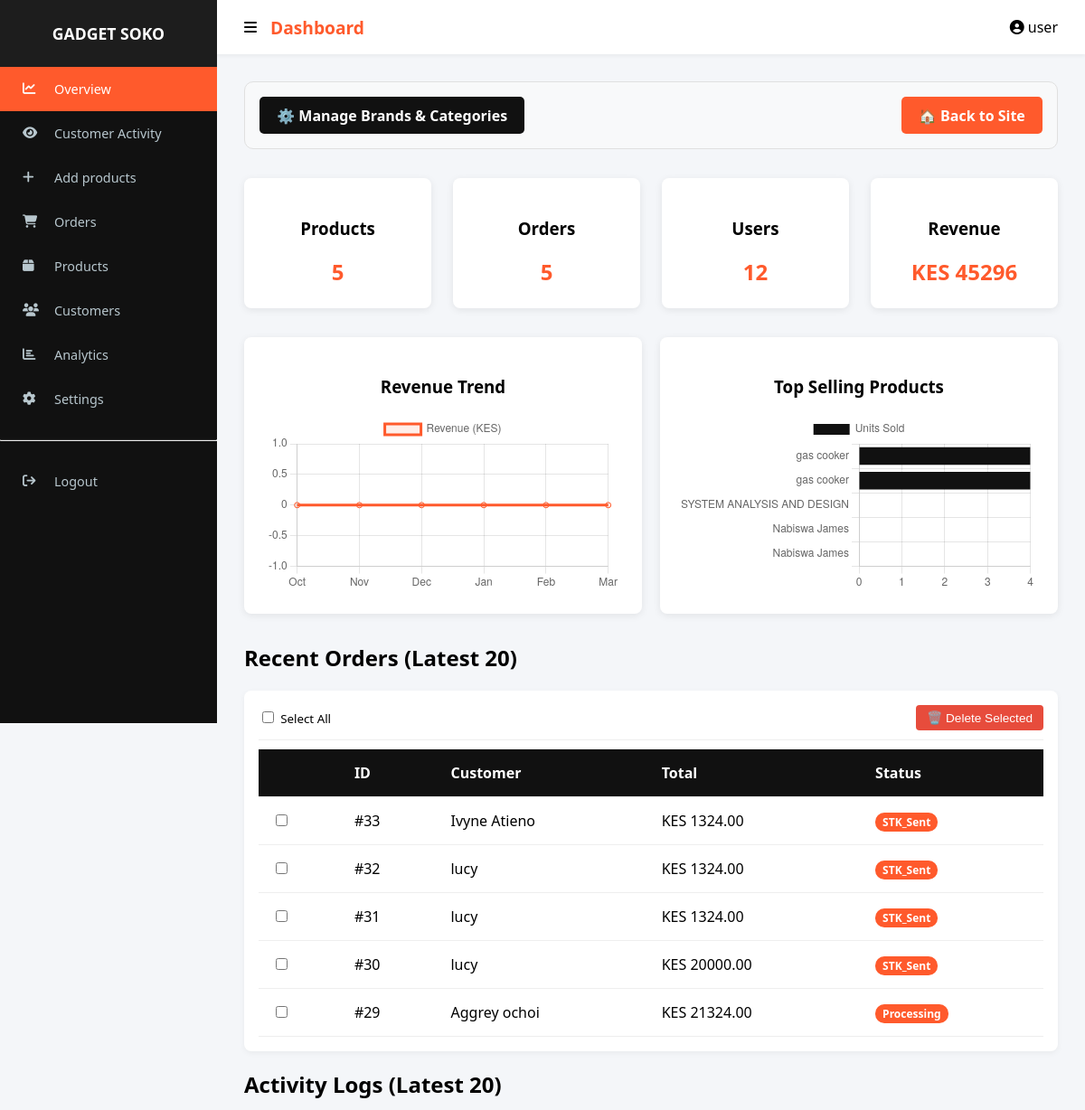
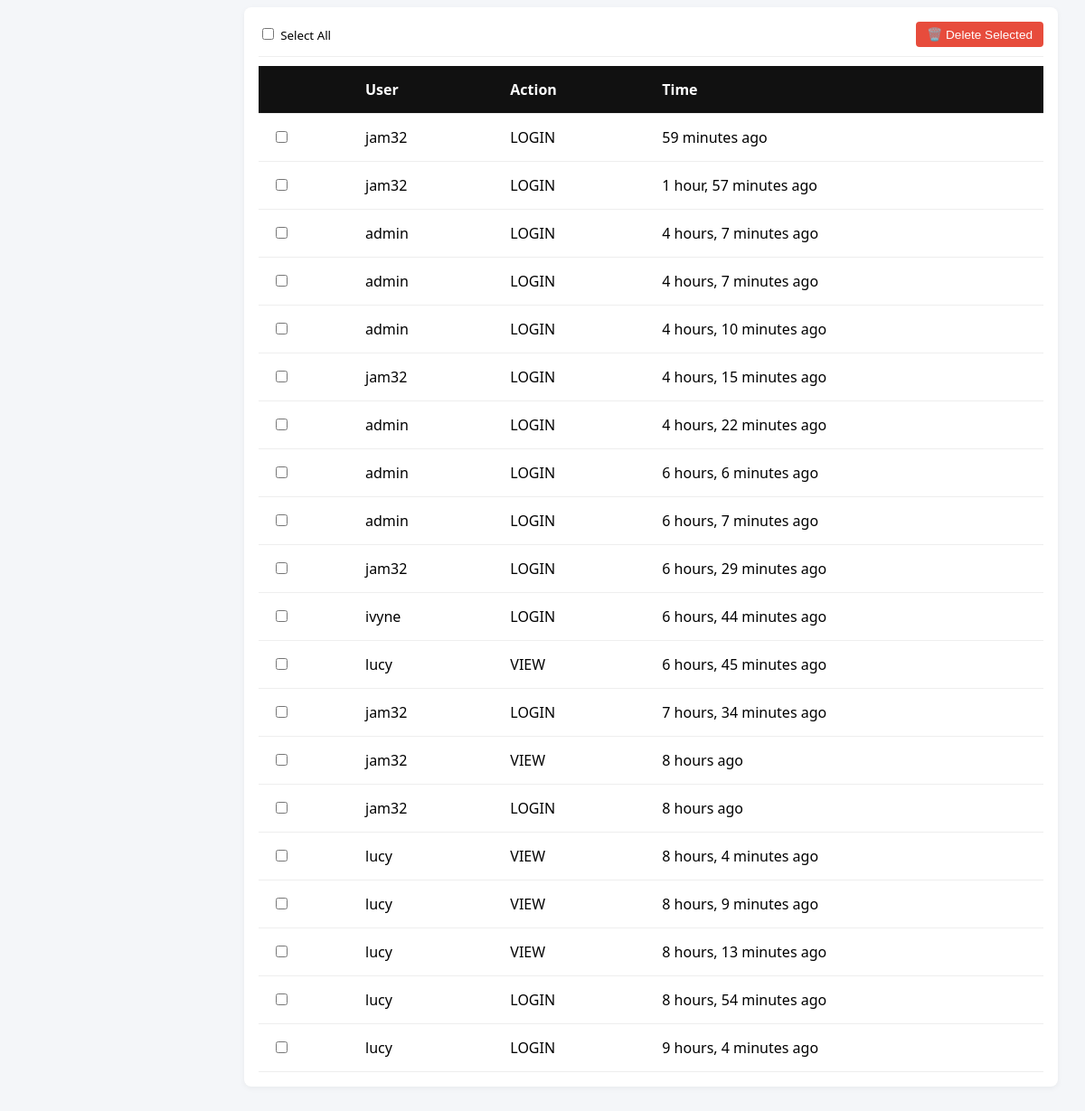
Page /dashboard/ (signed in) on the committed database (2 pictures, top to bottom).
### app/models.py (models this page shows, shortened)
class Order(models.Model):
    STATUS_CHOICES = [('Pending', 'Pending'), ('STK_Sent', 'STK Push Sent'), ('Paid', 'Paid'), ('Failed', 'Failed')]
    user = models.ForeignKey(User, on_delete=models.CASCADE, null=True, blank=True)
    name = models.CharField(max_length=100)
    email = models.EmailField(null=True, blank=True)
    phone = models.CharField(max_length=15)
    destination = models.CharField(max_length=255)
    region = models.CharField(max_length=20, default="nairobi") # 'nairobi' or 'upcountry'
    location_area = models.CharField(max_length=255, default="N/A")
    address = models.TextField(default="")
    shipping_fee = models.DecimalField(max_digits=10, decimal_places=2, default=0)
    payment_method = models.CharField(max_length=20, default="mpesa")
    payment_status = models.CharField(max_length=50, default="Pending")
    total = models.DecimalField(max_digits=10, decimal_places=2, default=0)
    status = models.CharField(max_length=20, choices=STATUS_CHOICES, default='Pending')
    checkout_request_id = models.CharField(max_length=100, blank=True, null=True)
    mpesa_receipt = models.CharField(max_length=50, blank=True, null=True)
    created_at = models.DateTimeField(auto_now_add=True)

class UserActivity(models.Model):
    user = models.ForeignKey(User, on_delete=models.CASCADE)
    action = models.CharField(max_length=20)
    product = models.ForeignKey(Product, on_delete=models.SET_NULL, null=True, blank=True)
    timestamp = models.DateTimeField(auto_now_add=True)
    extra_info = models.TextField(blank=True, null=True)

### app/views.py (the view)
# urls.py: path('dashboard/', views.dashboard_view, name='dashboard'),
@staff_member_required
def dashboard_view(request):
    products_count = Product.objects.count()
    orders_count = Order.objects.count()
    users_count = User.objects.count()
    revenue = Order.objects.aggregate(total_revenue=Sum('total'))['total_revenue'] or 0
    recent_orders = Order.objects.order_by('-id')[:5]
    activity_logs = UserActivity.objects.select_related('user', 'product').order_by('-timestamp')[:20]
    for log in activity_logs:
        latest_order = Order.objects.filter(user=log.user).order_by('-created_at').first()
        log.last_order_status = latest_order.status if latest_order else "Browsing Only"
    today = datetime.today()
    revenue_data = defaultdict(int)
    for i in range(6, 0, -1):
        month = (today.month - i) % 12 or 12
        orders_in_month = Order.objects.filter(created_at__month=month)
        month_name = datetime(1900, month, 1).strftime('%b')
        revenue_data[month_name] = sum(o.total for o in orders_in_month if o.total)
    revenue_labels = list(revenue_data.keys())
    revenue_values = list(revenue_data.values())
    top_products = Product.objects.annotate(
        total_sold=Sum('orderitem__quantity')  # Adjust related_name if needed
    ).order_by('-total_sold')[:5]
    top_products_labels = [p.name for p in top_products]
    top_products_values = [p.total_sold or 0 for p in top_products]
    context = {
        "products_count": products_count,
        "orders_count": orders_count,
        "users_count": users_count,
        "revenue": revenue,
        "recent_orders": recent_orders,
        "revenue_labels": revenue_labels,
        "revenue_values": revenue_values,
        "top_products_labels": top_products_labels,
        "top_products_values": top_products_values,
        "customer_activity": activity_logs,
        "products": Product.objects.all(),
    }
    return render(request, "dashboard.html", context)

### app/context_processors.py (called while the page is built)
def cart_count(request):
    count = 0
    if request.user.is_authenticated:
        result = CartItem.objects.filter(user=request.user).aggregate(
            total=Sum('quantity')
        )
        count = result['total'] or 0
    return {'cart_count': count}

### app/templates/dashboard.html (shortened to what this page needs)
{% extends "baseadmin.html" %}
{% block header %}Dashboard{% endblock %}
{% block content %}
<div class="admin-nav-bar">
    <a href="/admin/" class="btn-nav btn-admin">⚙️ Manage Brands & Categories</a>
    <a href="{% url 'index' %}" class="btn-nav btn-site">🏠 Back to Site</a>
</div>
<div class="cards">
    <div class="card"><h3>Products</h3><p>{{ products_count|default:"0" }}</p></div>
    <div class="card"><h3>Orders</h3><p>{{ orders_count|default:"0" }}</p></div>
    <div class="card"><h3>Users</h3><p>{{ users_count|default:"0" }}</p></div>
    <div class="card"><h3>Revenue</h3><p>KES {{ revenue|default:"0" }}</p></div>
</div>
<div class="charts-container">
    <div class="card">
        <h3>Revenue Trend</h3>
        <canvas id="revenueChart"></canvas>
    </div>
    <div class="card">
        <h3>Top Selling Products</h3>
        <canvas id="topProductsChart"></canvas>
    </div>
</div>
<h2>Recent Orders (Latest 20)</h2>
<div class="table-container">
    <form action="{% url 'delete_orders' %}" method="POST">
        <div class="action-bar">
            <div>
                <input type="checkbox" id="checkAllOrders"> <small>Select All</small>
            </div>
            <button type="submit" class="btn-delete" onclick="return confirm('Delete selected orders?')">🗑️ Delete Selected</button>
        </div>
        <table>
            <thead>
                <tr>
                    <th></th><th>ID</th><th>Customer</th><th>Total</th><th>Status</th>
                </tr>
            </thead>
            <tbody>
                {% for order in recent_orders|slice:":20" %}
                <tr>
                    <td><input type="checkbox" name="selected_ids" value="{{ order.id }}" class="order-check"></td>
                    <td>#{{ order.id }}</td>
                    <td>{{ order.name }}</td>
                    <td>KES {{ order.total }}</td>
                    <td><span class="status-badge">{{ order.status }}</span></td>
                </tr>
                {% empty %}
                <tr><td colspan="5" style="text-align:center;">No orders found.</td></tr>
                {% endfor %}
            </tbody>
        </table>
    </form>
</div>
<h2>Activity Logs (Latest 20)</h2>
<div class="table-container">
    <form action="{% url 'delete_logs' %}" method="POST">
        <div class="action-bar">
            <div>
                <input type="checkbox" id="checkAllLogs"> <small>Select All</small>
            </div>
            <button type="submit" class="btn-delete" onclick="return confirm('Clear selected logs?')">🗑️ Delete Selected</button>
        </div>
        <table>
            <thead>
                <tr>
                    <th></th><th>User</th><th>Action</th><th>Time</th>
                </tr>
            </thead>
            <tbody>
                {% for log in customer_activity|slice:":20" %}
                <tr>
                    <td><input type="checkbox" name="selected_ids" value="{{ log.id }}" class="log-check"></td>
                    <td>{{ log.user.username }}</td>
                    <td>{{ log.action }}</td>
                    <td>{{ log.timestamp|timesince }} ago</td>
                </tr>
                {% empty %}
                <tr><td colspan="4" style="text-align:center;">No logs recorded.</td></tr>
                {% endfor %}
            </tbody>
        </table>
    </form>
</div>
{% endblock %}
{% block extra_js %}
<script>
// Logic for Revenue Chart
new Chart(document.getElementById('revenueChart'), {
    type: 'line',
    data: {
        labels: {{ revenue_labels|safe|default:"[]" }},
        datasets: [{
            label: 'Revenue (KES)',
            data: {{ revenue_values|safe|default:"[]" }},
            borderColor: '#ff5a2c',
            backgroundColor: 'rgba(255,90,44,0.1)',
            fill: true
        }]
    }
});
// Logic for Top Products Chart
new Chart(document.getElementById('topProductsChart'), {
    type: 'bar',
    data: {
        labels: {{ top_products_labels|safe|default:"[]" }},
        datasets: [{
            label: 'Units Sold',
            data: {{ top_products_values|safe|default:"[]" }},
            backgroundColor: '#111'
        }]
    },
    options: { indexAxis: 'y' }
});
// Bulk Selection Script
function setupSelectAll(masterId, childClass) {
    const master = document.getElementById(masterId);
    if (!master) return;
    master.onclick = function() {
        const checkboxes = document.getElementsByClassName(childClass);
        for (let cb of checkboxes) { cb.checked = master.checked; }
    }
}
setupSelectAll('checkAllOrders', 'order-check');
setupSelectAll('checkAllLogs', 'log-check');
</script>
{% endblock %}

### app/templates/baseadmin.html (shortened to what this page needs)
{% load static %}
<!DOCTYPE html>
<html lang="en">
<head>
    <link rel="stylesheet" href="https://cdnjs.cloudflare.com/ajax/libs/font-awesome/6.5.0/css/all.min.css">
</head>
<body>
{% with request.resolver_match.url_name as url_name %}
<div class="sidebar">
    <h3>GADGET SOKO</h3>
    <a href="{% url 'dashboard' %}" class="{% if url_name == 'dashboard' %}active{% endif %}">
        <i class="fa fa-chart-line"></i><span>Overview</span>
    </a>
    <a href="{% url 'activity' %}" class="{% if url_name == 'activity' %}active{% endif %}">
        <i class="fa fa-eye"></i><span>Customer Activity</span>
    </a>
    <a href="{% url 'add_product' %}" class="{% if url_name == 'add_product' %}active{% endif %}">
        <i class="fa fa-add"></i><span>Add products</span>
    </a>
    <a href="{% url 'manage_orders' %}" class="{% if url_name == 'manage_orders' %}active{% endif %}">
        <i class="fa fa-shopping-cart"></i><span>Orders</span>
    </a>
    <a href="{% url 'manage_products' %}" class="{% if url_name == 'manage_products' %}active{% endif %}">
        <i class="fa fa-box"></i><span>Products</span>
    </a>
    <a href="{% url 'customers' %}" class="{% if url_name == 'customers' %}active{% endif %}">
        <i class="fa fa-users"></i><span>Customers</span>
    </a>
    <a href="{% url 'analytics' %}" class="{% if url_name == 'analytics' %}active{% endif %}">
        <i class="fa fa-chart-bar"></i><span>Analytics</span>
    </a>
    <a href="{% url 'settings' %}" class="{% if url_name == 'settings' %}active{% endif %}">
        <i class="fa fa-cog"></i><span>Settings</span>
    </a>
    <hr style="border-top:1px solid #333; margin:20px 0;">
    <a href="{% url 'logout' %}">
        <i class="fa fa-sign-out"></i><span>Logout</span>
    </a>
</div>
{% endwith %}
<div class="navbar">
    <div style="display:flex; align-items:center; gap:15px;">
        <i class="fa fa-bars" id="menuToggle" style="cursor:pointer;"></i>
        <h2>{% block header %}Dashboard{% endblock %}</h2>
    </div>
    <div>
        <i class="fa fa-user-circle"></i> {{ request.user.username|default:"Admin User" }}
    </div>
</div>
<div class="main">
    {% block content %}{% endblock %}
</div>
{% block extra_js %}{% endblock %}
</body>
</html>

### app/templates/baseadmin.html (style rules this page uses)
:root { --primary-color: #ff5a2c; --sidebar-bg: #111; --body-bg: #f4f6f9; --header-height: 60px; --sidebar-width: 240px; }
body { margin:0; font-family:'Segoe UI', Tahoma, Geneva, Verdana, sans-serif; background:var(--body-bg); display:flex; }
.navbar { background:white; height: var(--header-height); padding:0 30px; display:flex; justify-content:space-between; align-items:center; position:fixed; top:0; right:0; left: var(--sidebar-width); z-index:1000; box-shadow:0 2px 4px rgba(0,0,0,0.05); transition:left 0.3s ease; }
.navbar h2 { margin:0; font-size:1.2rem; color:var(--primary-color); }
.sidebar { width: var(--sidebar-width); height: 100vh; background: var(--sidebar-bg); position: fixed; top:0; left:0; color:white; z-index:1001; overflow-y:auto; transition:width 0.3s ease; }
.sidebar h3 { text-align:center; padding:25px 0; background: rgba(255,255,255,0.05); margin:0; font-size:1.1rem; }
.sidebar a { display:flex; align-items:center; padding:15px 25px; color:#b8c7ce; text-decoration:none; transition:0.3s; font-size:0.9rem; }
.sidebar a i { width:25px; margin-right:10px; }
.sidebar a span { transition:opacity 0.2s; }
.sidebar a:hover, .sidebar a.active { background:var(--primary-color); color:white; }
.main { margin-left: var(--sidebar-width); margin-top: var(--header-height); padding:30px; width:100%; transition:margin-left 0.3s ease; }
.table-container { background:white; border-radius:12px; overflow:hidden; margin-top:20px; }
table { width:100%; border-collapse:collapse; }
table th, table td { padding:15px; border-bottom:1px solid #eee; }
.status-badge { padding:5px 10px; border-radius:20px; font-size:0.8rem; font-weight:bold; }

### app/templates/dashboard.html (style rules this page uses)
.admin-nav-bar { display: flex; justify-content: space-between; align-items: center; background: #f8f9fa; padding: 1rem; border-radius: 10px; margin-bottom: 2rem; border: 1px solid #e0e0e0; }
.btn-nav { padding: 0.6rem 1.2rem; border-radius: 5px; text-decoration: none; font-weight: 600; transition: 0.3s; }
.btn-admin { background: #111; color: #fff; }
.btn-site { background: #ff5a2c; color: #fff; }
.cards { display: grid; grid-template-columns: repeat(auto-fit, minmax(200px, 1fr)); gap: 1.5rem; margin-bottom: 2rem; }
.card { background: #fff; border-radius: 8px; padding: 1.5rem; box-shadow: 0 2px 8px rgba(0,0,0,0.08); text-align: center; }
.card p { font-size: 1.5rem; font-weight: bold; color: #ff5a2c; margin: 0; }
.table-container { background: #fff; padding: 1rem; border-radius: 8px; box-shadow: 0 2px 6px rgba(0,0,0,0.05); margin-bottom: 1rem; }
table { width: 100%; border-collapse: collapse; margin-top: 10px; }
thead { background: #111; color: #fff; }
th, td { padding: 0.8rem; text-align: left; border-bottom: 1px solid #eee; }
.action-bar { display: flex; justify-content: space-between; align-items: center; padding-bottom: 10px; border-bottom: 1px solid #eee; }
.btn-delete { background: #e74c3c; color: white; border: none; padding: 6px 12px; border-radius: 4px; cursor: pointer; font-size: 0.85rem; }
.charts-container { display: grid; grid-template-columns: 1fr 1fr; gap: 20px; margin-bottom: 2rem; }
.status-badge { padding: 2px 8px; border-radius: 10px; font-size: 0.75rem; background: #ff5a2c; color: #fff; }

### rows in the picture
Order: id "33", name "Ivyne Atieno", total "1324.00", status "STK_Sent"
Order: id "32", name "lucy", total "1324.00", status "STK_Sent"
Order: id "31", name "lucy", total "1324.00", status "STK_Sent"
Order: id "30", name "lucy", total "20000.00", status "STK_Sent"
Order: id "29", name "Aggrey ochoi", total "21324.00", status "Processing"
UserActivity: user.username "jam32", action "LOGIN", timestamp "59 minutes"
UserActivity: user.username "jam32", action "LOGIN", timestamp "1 hour, 57 minutes"
UserActivity: user.username "admin", action "LOGIN", timestamp "4 hours, 7 minutes"
UserActivity: user.username "admin", action "LOGIN", timestamp "4 hours, 7 minutes"
UserActivity: user.username "admin", action "LOGIN", timestamp "4 hours, 10 minutes"
UserActivity: user.username "jam32", action "LOGIN", timestamp "4 hours, 15 minutes"
UserActivity: user.username "admin", action "LOGIN", timestamp "4 hours, 22 minutes"
UserActivity: user.username "admin", action "LOGIN", timestamp "6 hours, 6 minutes"
UserActivity: user.username "admin", action "LOGIN", timestamp "6 hours, 7 minutes"
UserActivity: user.username "jam32", action "LOGIN", timestamp "6 hours, 29 minutes"
UserActivity: user.username "ivyne", action "LOGIN", timestamp "6 hours, 44 minutes"
UserActivity: user.username "lucy", action "VIEW", timestamp "6 hours, 45 minutes"
UserActivity: user.username "jam32", action "LOGIN", timestamp "7 hours, 34 minutes"
UserActivity: user.username "jam32", action "VIEW", timestamp "8 hours"
UserActivity: user.username "jam32", action "LOGIN", timestamp "8 hours"
UserActivity: user.username "lucy", action "VIEW", timestamp "8 hours, 4 minutes"
UserActivity: user.username "lucy", action "VIEW", timestamp "8 hours, 9 minutes"
UserActivity: user.username "lucy", action "VIEW", timestamp "8 hours, 13 minutes"
UserActivity: user.username "lucy", action "LOGIN", timestamp "8 hours, 54 minutes"
UserActivity: user.username "lucy", action "LOGIN", timestamp "9 hours, 4 minutes"

### other values in the picture
{{ request.user.username|default:"Admin User" }} "user"
{{ products_count|default:"0" }} "5"
{{ orders_count|default:"0" }} "5"
{{ users_count|default:"0" }} "12"
{{ revenue|default:"0" }} "45296"
chart data {{ revenue_labels|safe|default:"[]" }} ['Oct', 'Nov', 'Dec', 'Jan', 'Feb', 'Mar']
chart data {{ revenue_values|safe|default:"[]" }} [0, 0, 0, 0, 0, 0]
chart data {{ top_products_labels|safe|default:"[]" }} ['gas cooker', 'gas cooker', 'SYSTEM ANALYSIS AND DESIGN', 'Nabiswa James', 'Nabiswa James']
chart data {{ top_products_values|safe|default:"[]" }} [4, 4, 0, 0, 0]
